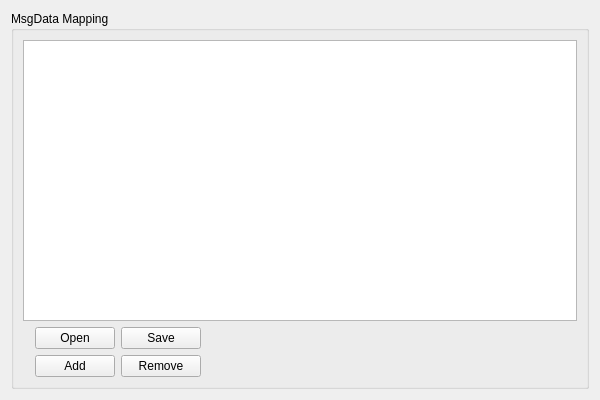
<?xml version="1.0" encoding="UTF-8"?>
<ui version="4.0">
 <class>MsgDataMappingWidget</class>
 <widget class="QWidget" name="MsgDataMappingWidget">
  <property name="geometry">
   <rect>
    <x>0</x>
    <y>0</y>
    <width>600</width>
    <height>400</height>
   </rect>
  </property>
  <property name="windowTitle">
   <string>Form</string>
  </property>
  <layout class="QVBoxLayout" name="verticalLayout">
   <item>
    <widget class="QGroupBox" name="groupBox_9">
     <property name="sizePolicy">
      <sizepolicy hsizetype="Preferred" vsizetype="Preferred">
       <horstretch>0</horstretch>
       <verstretch>1</verstretch>
      </sizepolicy>
     </property>
     <property name="title">
      <string>MsgData Mapping</string>
     </property>
     <layout class="QGridLayout" name="gridLayout_4">
      <item row="0" column="0" rowspan="5" colspan="7">
       <widget class="QTableView" name="msgDataTableView">
        <property name="toolTip">
         <string/>
        </property>
       </widget>
      </item>
      <item row="5" column="5">
       <spacer name="StoreLoadSpacer">
        <property name="orientation">
         <enum>Qt::Horizontal</enum>
        </property>
        <property name="sizeHint" stdset="0">
         <size>
          <width>40</width>
          <height>20</height>
         </size>
        </property>
       </spacer>
      </item>
      <item row="6" column="5">
       <spacer name="RemoveAddSpacer">
        <property name="orientation">
         <enum>Qt::Horizontal</enum>
        </property>
        <property name="sizeHint" stdset="0">
         <size>
          <width>40</width>
          <height>20</height>
         </size>
        </property>
       </spacer>
      </item>
      <item row="6" column="2">
       <widget class="QPushButton" name="msgDataAddBtn">
        <property name="toolTip">
         <string>&lt;html&gt;&lt;head/&gt;&lt;body&gt;&lt;p&gt;Add a new Message Data Mapping to the current configuration. The Message Data Mapping Creator Tool is called.&lt;/p&gt;&lt;p&gt;The new entry will be appended to the list.&lt;/p&gt;&lt;/body&gt;&lt;/html&gt;</string>
        </property>
        <property name="toolTipDuration">
         <number>10000</number>
        </property>
        <property name="text">
         <string>Add</string>
        </property>
       </widget>
      </item>
      <item row="6" column="3">
       <widget class="QPushButton" name="msgDataRemoveBtn">
        <property name="toolTip">
         <string>Remove the selected entry from the current configuration.</string>
        </property>
        <property name="toolTipDuration">
         <number>10000</number>
        </property>
        <property name="text">
         <string>Remove</string>
        </property>
       </widget>
      </item>
      <item row="5" column="2">
       <widget class="QPushButton" name="msgDataLoadBtn">
        <property name="toolTip">
         <string>Load a Message Data Configuration (*.json)</string>
        </property>
        <property name="toolTipDuration">
         <number>10000</number>
        </property>
        <property name="text">
         <string>Open</string>
        </property>
       </widget>
      </item>
      <item row="5" column="3">
       <widget class="QPushButton" name="msgDataStoreBtn">
        <property name="toolTip">
         <string>Save the current Message Data Mapping configuration to a file (*.json) </string>
        </property>
        <property name="toolTipDuration">
         <number>10000</number>
        </property>
        <property name="text">
         <string>Save</string>
        </property>
       </widget>
      </item>
     </layout>
    </widget>
   </item>
  </layout>
 </widget>
 <resources/>
 <connections/>
</ui>
